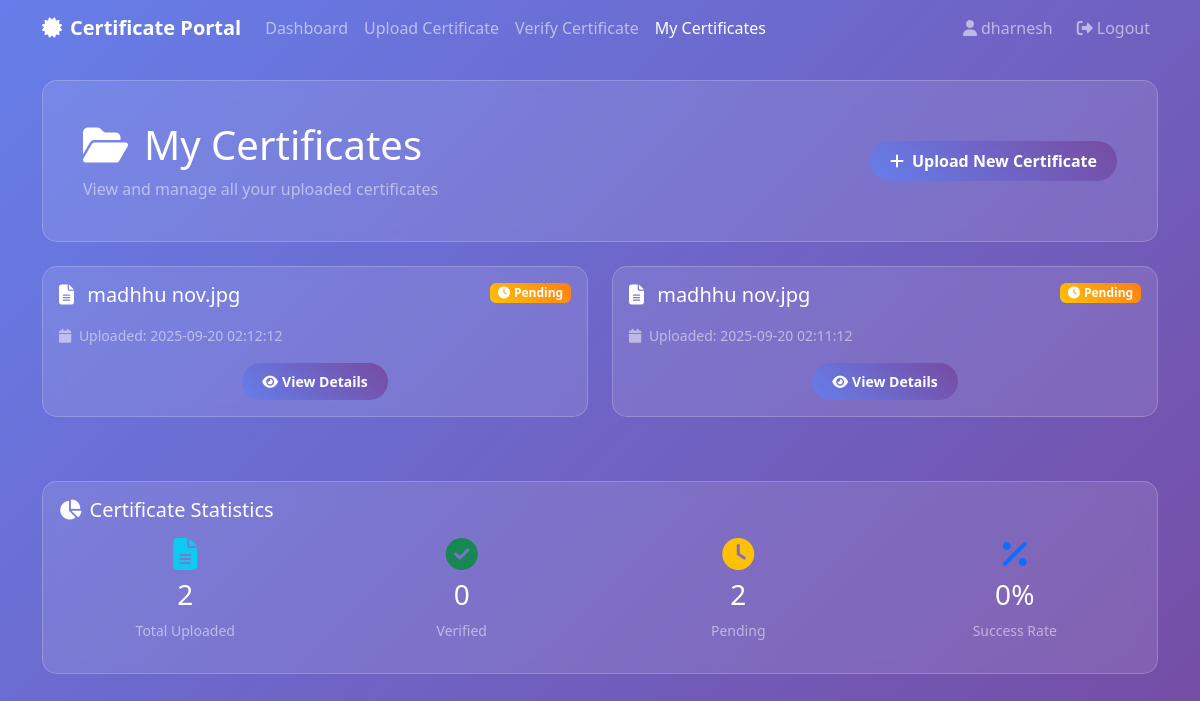
The app's page /my_certificates (signed in) with its own data.
### tables this page shows
CREATE TABLE user_certificates (
        id INTEGER PRIMARY KEY AUTOINCREMENT,
        user_id INTEGER,
        filename TEXT NOT NULL,
        original_filename TEXT NOT NULL,
        upload_date TIMESTAMP DEFAULT CURRENT_TIMESTAMP,
        extracted_data TEXT,
        verification_status TEXT DEFAULT 'pending',
        verification_result TEXT,
        FOREIGN KEY (user_id) REFERENCES portal_users (id)
    );

### user/app.py (the view)
@app.route('/my_certificates')
@login_required
def my_certificates():
    conn = get_user_db()
    cursor = conn.cursor()
    cursor.execute('SELECT id, original_filename, upload_date, verification_status FROM user_certificates WHERE user_id = ? ORDER BY upload_date DESC', (session['user_id'],))
    certificates = cursor.fetchall()
    conn.close()
    parsed_certificates = [{'id': c[0], 'filename': c[1], 'upload_date': c[2], 'status': c[3]} for c in certificates]
    return render_template('my_certificates.html', certificates=parsed_certificates)

### user/app.py (called while the page is built)
def get_user_db():
    return sqlite3.connect(USER_DB_PATH)

def login_required(f):
    @wraps(f)
    def decorated_function(*args, **kwargs):
        if 'user_id' not in session:
            flash('Please log in to access this page.', 'warning')
            return redirect(url_for('login'))
        return f(*args, **kwargs)
    return decorated_function

### user/templates/my_certificates.html (shortened to what this page needs)
<!DOCTYPE html>
<html lang="en">
<head>
    <link href="https://cdn.jsdelivr.net/npm/bootstrap@5.3.2/dist/css/bootstrap.min.css" rel="stylesheet">
    <link href="https://cdnjs.cloudflare.com/ajax/libs/font-awesome/6.4.0/css/all.min.css" rel="stylesheet">
</head>
<body>
    <nav class="navbar navbar-expand-lg navbar-dark bg-transparent">
        <div class="container">
            <a class="navbar-brand fw-bold" href="{{ url_for('dashboard') }}">
                <i class="fas fa-certificate me-2"></i>Certificate Portal
            </a>
            <div class="collapse navbar-collapse" id="navbarNav">
                <div class="navbar-nav me-auto">
                    <a class="nav-link" href="{{ url_for('dashboard') }}">Dashboard</a>
                    <a class="nav-link" href="{{ url_for('upload_certificate') }}">Upload Certificate</a>
                    <a class="nav-link" href="{{ url_for('verify_certificate') }}">Verify Certificate</a>
                    <a class="nav-link active" href="{{ url_for('my_certificates') }}">My Certificates</a>
                </div>
                <div class="navbar-nav">
                    <span class="navbar-text me-3">
                        <i class="fas fa-user me-1"></i>{{ session.full_name }}
                    </span>
                    <a class="nav-link" href="{{ url_for('logout') }}">
                        <i class="fas fa-sign-out-alt me-1"></i>Logout
                    </a>
                </div>
            </div>
        </div>
    </nav>
    <div class="container mt-4">
        <div class="row mb-4">
            <div class="col-12">
                <div class="card p-4">
                    <div class="card-body">
                        <div class="d-flex justify-content-between align-items-center">
                            <div>
                                <h1 class="text-white mb-2">
                                    <i class="fas fa-folder-open me-3"></i>My Certificates
                                </h1>
                                <p class="text-white-50 mb-0">
                                    View and manage all your uploaded certificates
                                </p>
                            </div>
                            <div>
                                <a href="{{ url_for('upload_certificate') }}" class="btn btn-custom">
                                    <i class="fas fa-plus me-2"></i>Upload New Certificate
                                </a>
                            </div>
                        </div>
                    </div>
                </div>
            </div>
        </div>
        {% if certificates %}
            <div class="row">
                {% for cert in certificates %}
                    <div class="col-lg-6 mb-4">
                        <div class="card certificate-card">
                            <div class="card-body">
                                <div class="d-flex justify-content-between align-items-start mb-3">
                                    <h5 class="text-white mb-0">
                                        <i class="fas fa-file-alt me-2"></i>
                                        {{ cert.filename[:30] }}{% if cert.filename|length > 30 %}...{% endif %}
                                    </h5>
                                    {% if cert.status == 'verified' %}
                                        <span class="badge badge-verified">
                                            <i class="fas fa-check me-1"></i>Verified
                                        </span>
                                    {% else %}
                                        <span class="badge badge-pending">
                                            <i class="fas fa-clock me-1"></i>Pending
                                        </span>
                                    {% endif %}
                                </div>
                                <div class="mb-3">
                                    <small class="text-white-50">
                                        <i class="fas fa-calendar me-1"></i>
                                        Uploaded: {{ cert.upload_date }}
                                    </small>
                                </div>
                                <div class="text-center">
                                    <a href="{{ url_for('view_certificate', cert_id=cert.id) }}" class="btn btn-custom btn-sm">
                                        <i class="fas fa-eye me-1"></i>View Details
                                    </a>
                                </div>
                            </div>
                        </div>
                    </div>
                {% endfor %}
            </div>
            <div class="row mt-4">
                <div class="col-12">
                    <div class="card">
                        <div class="card-body">
                            <h5 class="text-white mb-3">
                                <i class="fas fa-chart-pie me-2"></i>Certificate Statistics
                            </h5>
                            <div class="row text-center">
                                <div class="col-md-3">
                                    <div class="text-white">
                                        <i class="fas fa-file-alt fa-2x mb-2 text-info"></i>
                                        <h3>{{ certificates|length }}</h3>
                                        <p class="text-white-50 small">Total Uploaded</p>
                                    </div>
                                </div>
                                <div class="col-md-3">
                                    <div class="text-white">
                                        <i class="fas fa-check-circle fa-2x mb-2 text-success"></i>
                                        <h3>{{ certificates|selectattr('status', 'equalto', 'verified')|list|length }}</h3>
                                        <p class="text-white-50 small">Verified</p>
                                    </div>
                                </div>
                                <div class="col-md-3">
                                    <div class="text-white">
                                        <i class="fas fa-clock fa-2x mb-2 text-warning"></i>
                                        <h3>{{ certificates|selectattr('status', 'equalto', 'pending')|list|length }}</h3>
                                        <p class="text-white-50 small">Pending</p>
                                    </div>
                                </div>
                                <div class="col-md-3">
                                    <div class="text-white">
                                        <i class="fas fa-percentage fa-2x mb-2 text-primary"></i>
                                        <h3>
                                            {% set verified_count = certificates|selectattr('status', 'equalto', 'verified')|list|length %}
                                            {{ ((verified_count / certificates|length) * 100)|round|int if certificates|length > 0 else 0 }}%
                                        </h3>
                                        <p class="text-white-50 small">Success Rate</p>
                                    </div>
                                </div>
                            </div>
                        </div>
                    </div>
                </div>
            </div>
        {% endif %}
    </div>
</body>
</html>

### user/templates/my_certificates.html (style rules this page uses)
body { background: linear-gradient(135deg, #667eea 0%, #764ba2 100%); min-height: 100vh; }
.card { backdrop-filter: blur(10px); background: rgba(255, 255, 255, 0.1); border: 1px solid rgba(255, 255, 255, 0.2); border-radius: 15px; }
.certificate-card { transition: all 0.3s ease; margin-bottom: 1rem; }
.badge-pending { background: linear-gradient(45deg, #ffc107, #fd7e14); }
.btn-custom { background: linear-gradient(45deg, #667eea, #764ba2); border: none; padding: 8px 20px; border-radius: 20px; color: white; font-weight: 600; transition: all 0.3s ease; }

### records on screen
user_certificates: original_filename "madhhu nov.jpg", verification_status "pending" (drawn), upload_date "2025-09-20 02:12:12"
user_certificates: original_filename "madhhu nov.jpg", verification_status "pending" (drawn), upload_date "2025-09-20 02:11:12"

### other values on screen
{{ session.full_name }} "dharnesh"
{{ certificates|length }} "2"
{{ certificates|selectattr('status', 'equalto', 'verified')|list|length }} "0"
{{ certificates|selectattr('status', 'equalto', 'pending')|list|length }} "2"
